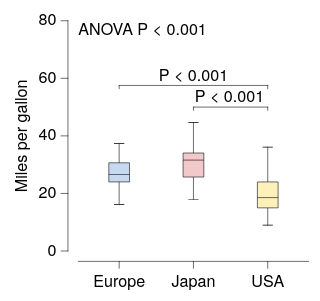

The Vega-Lite source for this figure:
### Vega-Lite specification from a JSON file in a GitHub repository (floating-point values rounded to 4 significant figures; data arrays with more than 128 entries replaced by an {"elided": "..."} marker saying what was removed)
{"background": null, "config": {"arc": {"fill": "#DBDBDB", "fillOpacity": 1.0, "innerRadius": 25.0, "padAngle": 0.03, "stroke": "black", "strokeOpacity": 1, "strokeWidth": 0.25}, "area": {"fill": "#DBDBDB", "fillOpacity": 1.0, "stroke": "black", "strokeOpacity": 1, "strokeWidth": 0.25}, "axis": {"domain": true, "domainCap": "round", "domainColor": "black", "domainWidth": 0.25, "grid": false, "gridCap": "round", "gridColor": "#F1F1F1", "gridDash": [0, 0], "gridOpacity": 1.0, "gridWidth": 0.25, "labelColor": "black", "labelFont": "HelveticaNeue", "labelFontSize": 7, "labelFontStyle": "normal", "labelFontWeight": 400, "offset": 4.5, "ticks": true, "tickCap": "round", "tickColor": "black", "tickRound": false, "tickSize": 3, "tickWidth": 0.25, "titleColor": "black", "titleFont": "HelveticaNeue", "titleFontSize": 7, "titleFontStyle": "normal", "titleFontWeight": 400}, "axisX": {"domain": true, "labelAlign": "center", "labelAngle": 0, "labels": true, "ticks": true, "translate": 0}, "axisY": {"domain": true, "labelAlign": "right", "labelAngle": 0, "labels": true, "ticks": true, "translate": 0}, "axisRight": {"domain": true, "labelAlign": "left", "labelAngle": 0, "labels": true, "ticks": true, "translate": 0}, "axisTop": {"domain": true, "labelAlign": "center", "labelAngle": 0, "labels": true, "ticks": true, "translate": 0}, "axisBand": {"tickOffset": 0}, "bar": {"fill": "#DBDBDB", "fillOpacity": 1.0, "stroke": "black", "strokeOpacity": 1, "strokeWidth": 0.25}, "boxplot": {"size": 9.0, "ticks": {"cornerRadius": 0.25, "fill": "black", "size": 4.5, "thickness": 0.25}, "box": {"fillOpacity": 1.0, "stroke": "black", "strokeOpacity": 1, "strokeWidth": 0.25}, "median": {"fill": "black", "fillOpacity": 1.0, "size": 9.0, "thickness": 0.25}, "rule": {"fill": "black", "fillOpacity": 1.0, "size": 10.0, "stroke": "black", "strokeDash": [0, 0], "strokeOpacity": 1, "strokeWidth": 0.25}, "outliers": {"color": "black", "fill": "black", "fillOpacity": 1.0, "size": 0, "stroke": "black", "strokeOpacity": 1, "strokeWidth": 0.25}}, "circle": {"fill": "black", "fillOpacity": 1.0, "size": 0.5, "stroke": null, "strokeOpacity": 1, "strokeWidth": 0.25}, "errorband": {"band": {"fillOpacity": 0.6, "stroke": null, "strokeWidth": 0.25, "strokeOpacity": 1}, "borders": {"opacity": 0, "strokeOpacity": 0.25, "strokeWidth": 1}}, "errorbar": {"opacity": 1, "rule": {"strokeDash": [0, 0], "strokeWidth": 0.5}, "ticks": {"color": "black", "cornerRadius": 0.25, "opacity": 1, "size": 6.0, "thickness": 0.5}, "thickness": 0.5}, "font": "HelveticaNeue", "geoshape": {"fill": "#DBDBDB", "fillOpacity": 1.0, "stroke": "black", "strokeOpacity": 1, "strokeWidth": 0.25}, "header": {"labelColor": "black", "labelFont": "HelveticaNeue", "labelFontSize": 7, "labelFontStyle": "normal", "labelFontWeight": 400, "titleColor": "black", "titleFont": "HelveticaNeue", "titleFontSize": 7, "titleFontStyle": "normal", "titleFontWeight": 400, "titlePadding": 0}, "legend": {"disable": false, "offset": 4.5, "gradientLength": 50.0, "gradientThickness": 5.0, "gradientOpacity": 1.0, "gradientStrokeColor": "black", "gradientStrokeWidth": 0.25, "labelColor": "black", "labelFont": "HelveticaNeue", "labelFontSize": 7, "labelFontStyle": "normal", "labelFontWeight": 400, "strokeColor": "black", "strokeWidth": 0, "symbolSize": 42, "symbolStrokeColor": "black", "symbolStrokeWidth": 0.25, "titleColor": "black", "titleFont": "HelveticaNeue", "titleFontSize": 7, "titleFontStyle": "normal", "titleFontWeight": 400}, "line": {"color": "black", "stroke": "black", "strokeCap": "round", "strokeDash": [0, 0], "strokeOpacity": 1, "strokeWidth": 0.375}, "point": {"filled": true, "fill": "#DBDBDB", "fillOpacity": 1.0, "size": 5.0, "stroke": "black", "strokeOpacity": 1, "strokeWidth": 0.25}, "range": {"category": ["#C6D9F1", "#F1C9CB", "#FEF0B9", "#CEE37A", "#7AA8E0", "#E589A3", "#FDDD5D", "#68B961", "#4177B1", "#C35082", "#E5C227", "#438156"], "diverging": {"scheme": ["#C35082", "#CE6D94", "#D989A7", "#E2A4BA", "#EABFCE", "#F1DBE2", "#F6F6F6", "#D7E0EB", "#B9CBE0", "#9BB6D5", "#7DA1C9", "#5F8CBD", "#4177B1"]}, "heatmap": {"scheme": ["#DFE9F7", "#C6D9F1", "#ADC8EC", "#94B8E6", "#7AA8E0", "#6097DA", "#4D87CA", "#4177B1", "#386898", "#2F597F", "#264A69", "#1D3A58"]}, "ordinal": {"scheme": ["#F1F1F1", "#DBDBDB", "#C6C6C6", "#B2B2B2", "#9D9D9D", "#898989", "#767676", "#636363", "#515151", "#404040", "#2F2F2F", "#1F1F1F"]}, "ramp": {"scheme": ["#DFE9F7", "#C6D9F1", "#ADC8EC", "#94B8E6", "#7AA8E0", "#6097DA", "#4D87CA", "#4177B1", "#386898", "#2F597F", "#264A69", "#1D3A58"]}}, "rule": {"color": "black", "stroke": "black", "strokeCap": "round", "strokeDash": [2, 2], "strokeOpacity": 1, "strokeWidth": 0.25}, "scale": {"bandPaddingInner": 0.1, "bandPaddingOuter": 0.1, "round": false}, "rect": {"fill": "#DBDBDB", "fillOpacity": 1.0, "stroke": "black", "strokeOpacity": 1, "strokeWidth": 0.25}, "square": {"fill": "#DBDBDB", "fillOpacity": 1.0, "size": 10.0, "stroke": "black", "strokeOpacity": 1, "strokeWidth": 0.25}, "text": {"color": "black", "font": "HelveticaNeue", "fontSize": 7, "fontStyle": "normal", "fontWeight": 400}, "title": {"anchor": "middle", "frame": "group", "color": "black", "font": "HelveticaNeue", "fontSize": 7, "fontStyle": "normal", "fontWeight": 400, "subtitleColor": "black", "subtitleFont": "HelveticaNeue", "subtitleFontSize": "HelveticaNeue", "subtitleFontStyle": "normal", "subtitleFontWeight": 400}, "view": {"continuousWidth": 100, "continuousHeight": 100, "discreteWidth": 100, "discreteHeight": 100, "fill": null, "stroke": null, "strokeWidth": 0.25}}, "layer": [{"data": {"name": "data-84942684f44a0939f6e50b33ec91a880"}, "mark": {"type": "boxplot"}, "encoding": {"color": {"field": "Origin", "legend": null, "type": "nominal"}, "x": {"field": "Origin", "sort": ["Europe", "Japan", "USA"], "title": null, "type": "nominal"}, "y": {"field": "Miles_per_Gallon", "scale": {"domain": [0, 75]}, "title": "Miles per gallon", "type": "quantitative"}}}, {"layer": [{"data": {"values": [{"__dysonsphere__": 1}]}, "mark": {"type": "text", "align": "left", "angle": 0, "baseline": "top", "dx": 0, "dy": 0, "fontSize": 7, "opacity": 1.0}, "encoding": {"text": {"value": "ANOVA P < 0.001"}, "x": {"value": 0}, "y": {"value": 0}}}, {"layer": [{"data": {"values": [{"x": "Europe", "x2": "USA", "y": 57.52, "__dysonsphere__": 1}]}, "mark": {"type": "rule", "strokeCap": "round", "strokeDash": [0, 0], "strokeWidth": 0.25}, "encoding": {"x": {"field": "x", "type": "nominal"}, "x2": {"field": "x2"}, "y": {"field": "y", "type": "quantitative"}}}, {"data": {"values": [{"x": "Europe", "y": 57.52, "y2": 56.39, "__dysonsphere__": 1}]}, "mark": {"type": "rule", "strokeCap": "round", "strokeDash": [0, 0], "strokeWidth": 0.25}, "encoding": {"x": {"field": "x", "type": "nominal"}, "y": {"field": "y", "type": "quantitative"}, "y2": {"field": "y2"}}}, {"data": {"values": [{"x": "USA", "y": 57.52, "y2": 56.39, "__dysonsphere__": 1}]}, "mark": {"type": "rule", "strokeCap": "round", "strokeDash": [0, 0], "strokeWidth": 0.25}, "encoding": {"x": {"field": "x", "type": "nominal"}, "y": {"field": "y", "type": "quantitative"}, "y2": {"field": "y2"}}}, {"data": {"values": [{"y": 57.52, "label": "P < 0.001", "__dysonsphere__": 1}]}, "mark": {"type": "text", "align": "center", "dy": -4, "fontSize": 7}, "encoding": {"text": {"field": "label", "type": "nominal"}, "x": {"value": 50.0}, "y": {"field": "y", "type": "quantitative"}}}]}, {"layer": [{"data": {"values": [{"x": "Japan", "x2": "USA", "y": 50.0, "__dysonsphere__": 1}]}, "mark": {"type": "rule", "strokeCap": "round", "strokeDash": [0, 0], "strokeWidth": 0.25}, "encoding": {"x": {"field": "x", "type": "nominal"}, "x2": {"field": "x2"}, "y": {"field": "y", "type": "quantitative"}}}, {"data": {"values": [{"x": "Japan", "y": 50.0, "y2": 48.87, "__dysonsphere__": 1}]}, "mark": {"type": "rule", "strokeCap": "round", "strokeDash": [0, 0], "strokeWidth": 0.25}, "encoding": {"x": {"field": "x", "type": "nominal"}, "y": {"field": "y", "type": "quantitative"}, "y2": {"field": "y2"}}}, {"data": {"values": [{"x": "USA", "y": 50.0, "y2": 48.87, "__dysonsphere__": 1}]}, "mark": {"type": "rule", "strokeCap": "round", "strokeDash": [0, 0], "strokeWidth": 0.25}, "encoding": {"x": {"field": "x", "type": "nominal"}, "y": {"field": "y", "type": "quantitative"}, "y2": {"field": "y2"}}}, {"data": {"values": [{"y": 50.0, "label": "P < 0.001", "__dysonsphere__": 1}]}, "mark": {"type": "text", "align": "center", "dy": -4, "fontSize": 7}, "encoding": {"text": {"field": "label", "type": "nominal"}, "x": {"value": 65.62}, "y": {"field": "y", "type": "quantitative"}}}]}], "name": "__dysonsphere_a9b257f8a1ec4766_1"}], "$schema": "https://vega.github.io/schema/vega-lite/v6.4.1.json", "datasets": {"data-84942684f44a0939f6e50b33ec91a880": {"elided": "398 records"}}}
